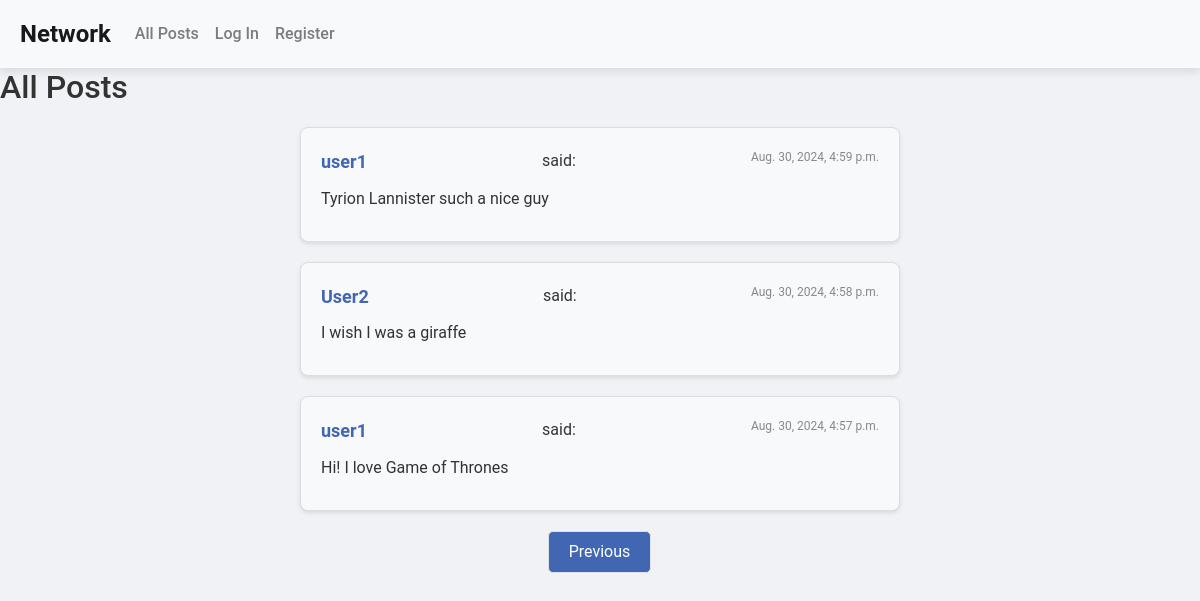
Screenshot of /?page=2 with the database file from the repository.
### network/models.py (models this page shows, shortened)
class Post(models.Model):
    user = models.ForeignKey(User, on_delete=models.CASCADE, related_name="posts")
    content = models.TextField()
    timestamp = models.DateTimeField(auto_now_add=True)

class User(AbstractUser):
    pass

### network/views.py (the view)
# urls.py: path("", views.index, name="index"),
def index(request):
    posts = Post.objects.all().order_by("-timestamp")
    paginator = Paginator(posts, 10)
    page_number = request.GET.get('page')
    posts_of_the_page = paginator.get_page(page_number)
    return render(request, "network/index.html", {
        "posts": posts,
        "posts_of_the_page":posts_of_the_page
    })

### network/templates/network/index.html (shortened to what this page needs)
{% extends "network/layout.html" %}
{% block body %}
    <h2>All Posts</h2>
    <div class="posts">
        {% for post in posts_of_the_page %}
            <div class="post">
                <div class="post-header">
                    <strong><a href="{% url 'profile' user_id=post.user.id %}">{{ post.user.username }}</a></strong> said:
                    <span class="timestamp">{{ post.timestamp }}</span>
                </div>
                <p class="post-content" data-post-id="{{ post.id }}">{{ post.content }}</p>
            </div>
        {% endfor %}
    </div>
    <div class="Pag">
        <ul>
            {% if posts_of_the_page.has_previous %}
                <li class="pageBut"><a class="page-link" href="?page={{ posts_of_the_page.previous_page_number }}">Previous</a></li>
            {% endif %}
        </ul>
    </div>
{% endblock %}

### network/static/network/styles.css (style rules this page uses)
* { margin: 0; padding: 0; box-sizing: border-box; }
body { font-family: 'Roboto', sans-serif; background-color: #f0f2f5; color: #333; line-height: 1.6; }
.posts { margin: 20px auto; max-width: 600px; }
.post { background-color: #f8f9fa; padding: 20px; margin-bottom: 20px; border-radius: 8px; border: 1px solid #ddd; box-shadow: 0 2px 4px rgba(0, 0, 0, 0.1); position: relative; }
.post-header { display: flex; justify-content: space-between; margin-bottom: 10px; }
.post-header strong a { font-size: 18px; color: #4267B2; text-decoration: none; }
.timestamp { font-size: 12px; color: #888; }
.post-content { font-size: 16px; line-height: 1.5; color: #333; margin-bottom: 10px; }
.Pag { display: flex; justify-content: space-between; margin-top: 20px; max-width: 600px; margin-left: auto; margin-right: auto; }
.Pag ul { display: flex; justify-content: space-between; width: 100%; padding: 0; margin: 0; }
.pageBut { list-style: none; }
.pageBut:first-child { margin-right: auto; }
.pageBut:last-child { margin-left: auto; }
.page-link { display: inline-block; padding: 10px 20px; background-color: #4267B2; color: white; border-radius: 5px; text-decoration: none; font-size: 16px; transition: background-color 0.3s ease, box-shadow 0.3s ease; }

### rows the page displays
Post: user.username "user1", timestamp "Aug. 30, 2024, 4:59 p.m.", content "Tyrion Lannister such a nice guy"
Post: user.username "User2", timestamp "Aug. 30, 2024, 4:58 p.m.", content "I wish I was a giraffe"
Post: user.username "user1", timestamp "Aug. 30, 2024, 4:57 p.m.", content "Hi! I love Game of Thrones"
